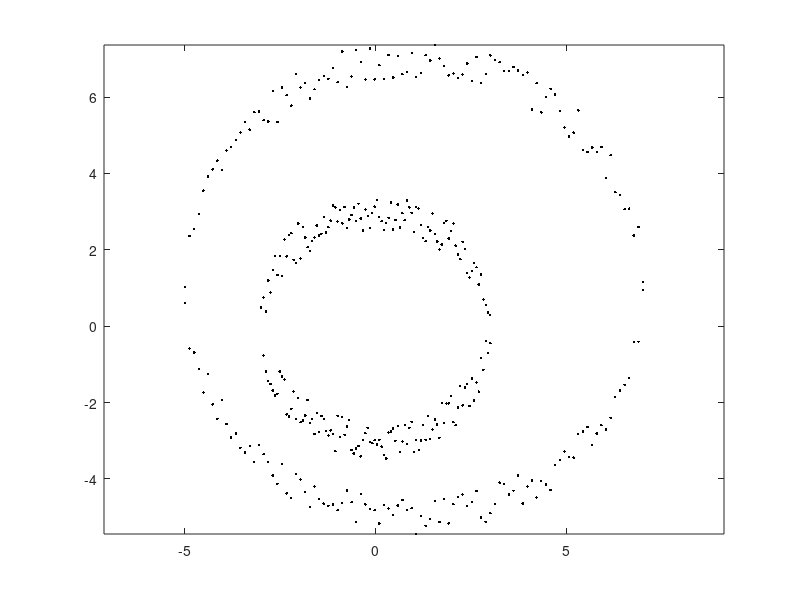
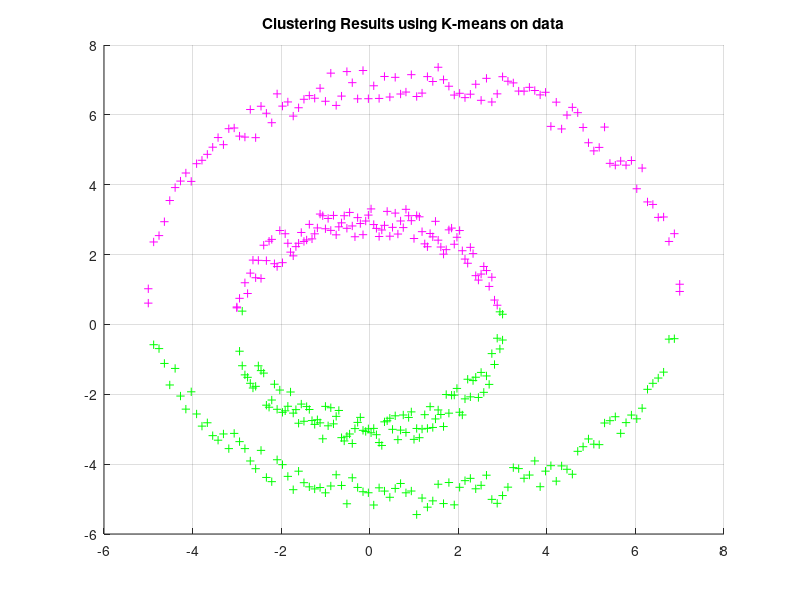

These figures' MATLAB source, in order:
% Example 7.6.2
% "Introduction to Pattern Recognition: A MATLAB Approach"
% S. Theodoridis, A. Pikrakis, K. Koutroumbas, D. Cavouras

close('all');
clear;

% 1. Generate the data set X10
rand('seed',0)
R1=3; %Radius of the 1st circle
R2=6; %Radius of the 2nd circle
center=[0 0; 1 1]'; % Centers of the circles (in columns)
n_points=[200 200]; %Number of points per cluster
step1=2*R1/(n_points(1)/2-1);
step2=2*R2/(n_points(2)/2-1);
% Points around the first circle
X10=[];
for x=-R1+center(1,1):step1:R1+center(1,1)
    y=sqrt(R1^2-(x-center(1,1))^2);
    X10=[X10; x center(2,1)+y+rand-.5; x center(2,1)-y+rand-.5];
end
% Points around the second circle
for x=-R2+center(1,2):step2:R2+center(1,2)
    y=sqrt(R2^2-(x-center(1,2))^2);
    X10=[X10; x center(2,2)+y+rand-.5; x center(2,2)-y+rand-.5];
end

% Plot the data set
X10=X10';
[l,N]=size(X10);
figure(1), plot(X10(1,:),X10(2,:),'k.')
figure(1), axis equal
data = X10';

% perform kmeans clustering on the matrix U
[IDX,C] = kmeans(data,2); 

% plot the eigen vector corresponding to the largest eigen value
%figure,plot(IDX)
figure,
hold on;
for i=1:size(IDX,1)
    if IDX(i,1) == 1
        plot(data(i,1),data(i,2),'m+');
    else IDX(i,1) == 2
        plot(data(i,1),data(i,2),'g+');
    end
end
hold off;
title('Clustering Results using K-means on data');
grid on;shg

